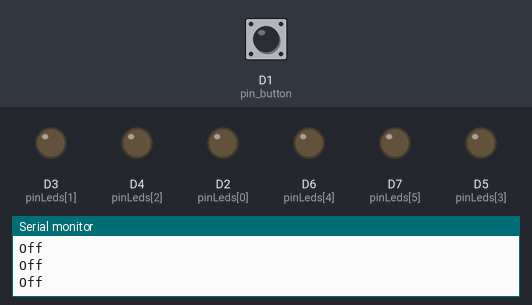
A sketch run on a simulated ESP8266 (NodeMCU). Parts: output pins drawn as LEDs (lit = HIGH), the last lines printed to the serial monitor. Dashed ring = blinking. Inputs (shaded band) come from the test bench; at power-on: D1 (pin_button) LOW.

Above: at 1.2 s.
1.3 s: D1 (pin_button) pulled HIGH for 0.15 s
At 1.5 s:
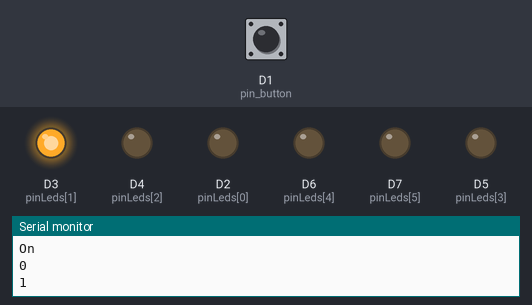
3.4 s: D1 (pin_button) pulled HIGH for 1 s
At 3.71 s:
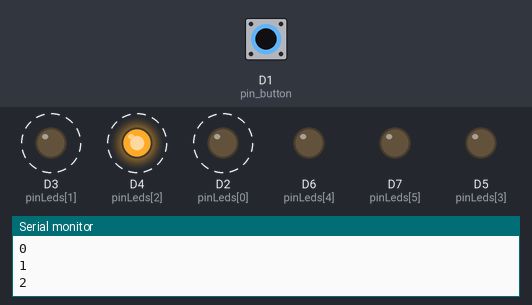
6.4 s: D1 (pin_button) pulled HIGH for 3.2 s
At 6.91 s:
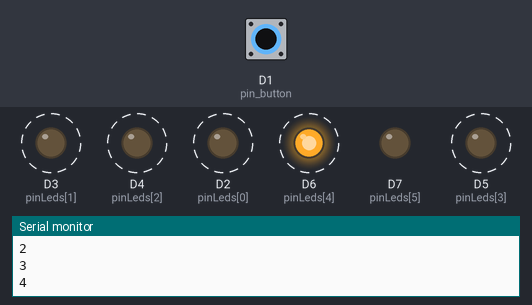
Timing chart, 0 to 11.5 s (numbered marks = the images above; inputs shaded):
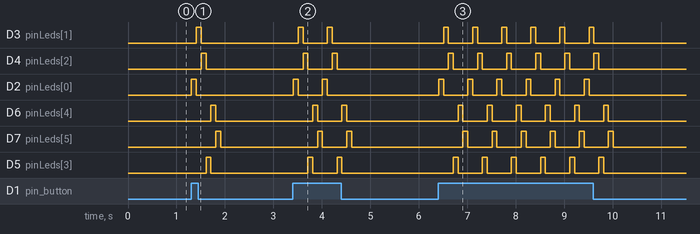

Measured:
- after the input at 1.3 s, D3 (pinLeds[1]): LOW → HIGH after 0.11 s, → LOW 0.10 s later; D4 (pinLeds[2]): LOW → HIGH after 0.21 s, → LOW 0.10 s later; D2 (pinLeds[0]): LOW → HIGH at once, → LOW 0.10 s later; D6 (pinLeds[4]): LOW → HIGH after 0.41 s, → LOW 0.10 s later; D7 (pinLeds[5]): LOW → HIGH after 0.51 s, → LOW 0.10 s later
- after the input at 3.4 s, D3 (pinLeds[1]): alternates HIGH for 0.10 s and LOW for 0.50 s, 4 changes in all, then stays LOW, starting after 0.11 s; D4 (pinLeds[2]): alternates HIGH for 0.10 s and LOW for 0.50 s, 4 changes in all, then stays LOW, starting after 0.21 s
- after the input at 6.4 s, D3 (pinLeds[1]): alternates HIGH for 0.10 s and LOW for 0.50 s, 12 changes in all, then stays LOW, starting after 0.11 s; D4 (pinLeds[2]): alternates HIGH for 0.10 s and LOW for 0.50 s, 12 changes in all, then stays LOW, starting after 0.21 s

The sketch:

phi.ino
```cpp
//iitialize the array size
const int led_number=6;
//each array item  is a pin on the board
int pinLeds[led_number] = {D2,D3,D4,D5,D6,D7};
//initialize the button pin
//button is not pressed initially
const int pin_button = D1;
bool button_on = false;

void setup() {

  // put your setup code here, to run once:
  //serial baud rate
  Serial.begin(9600);
  //set mode and stste for each pin
  for (int i = 0; i< led_number; i++) {
    pinMode(pinLeds[i],OUTPUT);
    digitalWrite(pinLeds[i],LOW);
  }

  //set the button pin mode to input
  pinMode(pin_button,INPUT);


}


void loop() {
  // put your main code here, to run repeatedly:


  //turn on off the each led  in turn
  if(isButton_on() == true)
  {
  Serial.println("On");

  for (int i = 0; i< led_number; i++)
    {

    digitalWrite(pinLeds[i],HIGH);
    //print the pin number
    Serial.println(i);

    delay(100);

    digitalWrite(pinLeds[i],LOW);

   } // end of for loop


  } else {
  Serial.println("Off");
  for (int i = 0; i< led_number; i++) {

    digitalWrite(pinLeds[i],LOW);

   } // end of for loop

  }

}// end of loop


bool isButton_on() {

  if(digitalRead(pin_button) == 1 ){

    button_on= true;

  } else {

    button_on= false;

  }

 return button_on;

}
```
